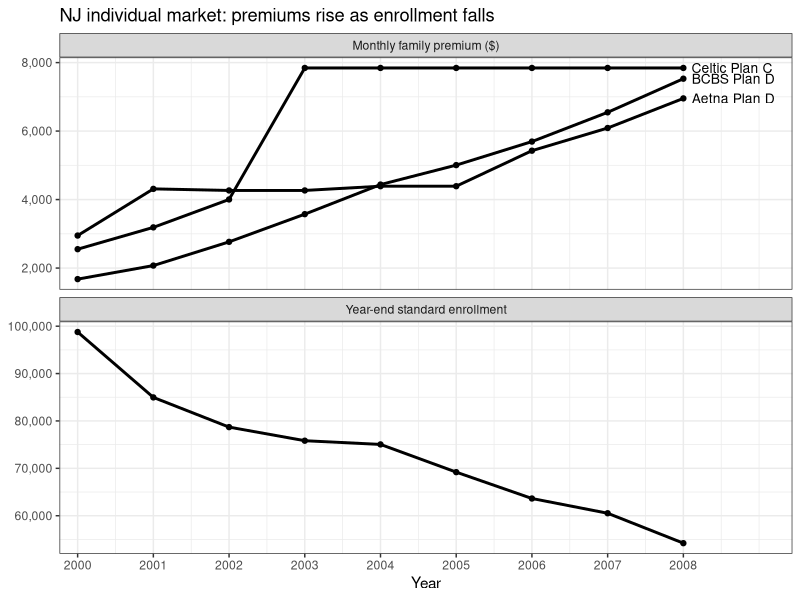

Write R code to recreate this figure.
## ---- chunk 1
library(tidyverse)
library(scales)
library(knitr)
## ---- chunk 2
nj <- read_csv("../nj-ihc.csv")

kable(nj, format.args = list(big.mark = ","),
      col.names = c("Year", "BCBS Plan D", "Aetna Plan D", "Celtic Plan C",
                    "Enrollment"),
      caption = "Monthly family premiums ($) and year-end standard enrollment, NJ IHC")
## ---- chunk 3
#| fig-width: 7
#| fig-height: 6
nj_long <- bind_rows(
  nj %>%
    pivot_longer(c(bcbs_plan_d, aetna_plan_d, celtic_plan_c),
                 names_to = "series", values_to = "value") %>%
    mutate(panel = "Monthly family premium ($)",
           series = recode(series, bcbs_plan_d = "BCBS Plan D",
                           aetna_plan_d = "Aetna Plan D",
                           celtic_plan_c = "Celtic Plan C")),
  nj %>%
    transmute(year, series = "Enrollment", value = enrollment,
              panel = "Year-end standard enrollment")
)

ggplot(nj_long, aes(year, value, group = series)) +
  geom_line(linewidth = 1) +
  geom_point() +
  geom_text(data = nj_long %>% filter(year == 2008, series != "Enrollment"),
            aes(label = series), hjust = -0.1, size = 3.5) +
  facet_wrap(~panel, ncol = 1, scales = "free_y") +
  scale_x_continuous(breaks = 2000:2008, expand = expansion(mult = c(0.03, 0.18))) +
  scale_y_continuous(labels = comma) +
  labs(x = "Year", y = NULL,
       title = "NJ individual market: premiums rise as enrollment falls") +
  theme_bw()
## ---- chunk 4
#| include: false
first <- nj %>% filter(year == 2000)
last <- nj %>% filter(year == 2008)
